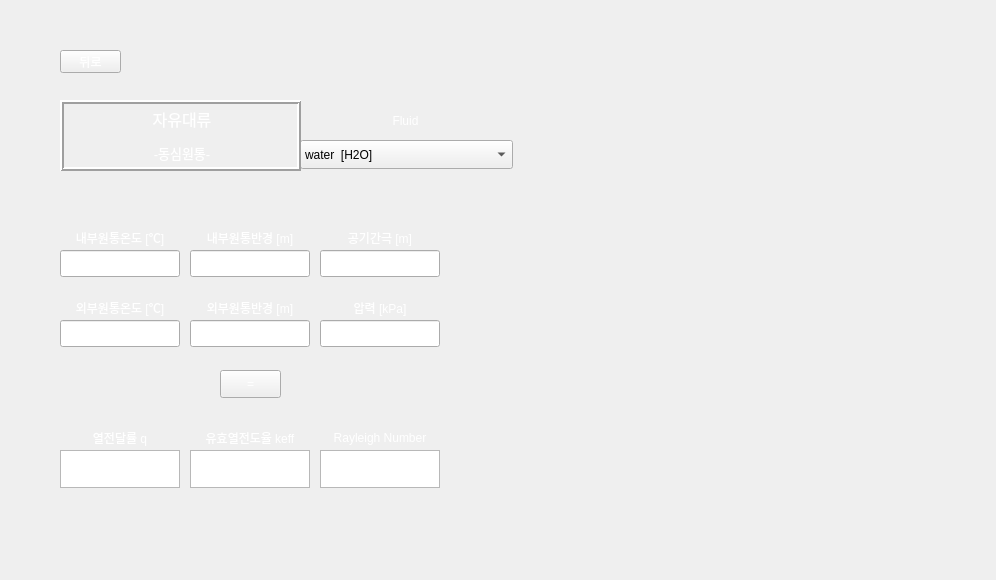
<?xml version="1.0" encoding="UTF-8"?>
<ui version="4.0">
 <class>Form</class>
 <widget class="QWidget" name="Form">
  <property name="geometry">
   <rect>
    <x>0</x>
    <y>0</y>
    <width>996</width>
    <height>580</height>
   </rect>
  </property>
  <property name="minimumSize">
   <size>
    <width>996</width>
    <height>580</height>
   </size>
  </property>
  <property name="maximumSize">
   <size>
    <width>996</width>
    <height>580</height>
   </size>
  </property>
  <property name="windowTitle">
   <string>Form</string>
  </property>
  <property name="styleSheet">
   <string notr="true">background-image: url(:/background/하얀거.png);</string>
  </property>
  <widget class="QPushButton" name="pushButton">
   <property name="geometry">
    <rect>
     <x>60</x>
     <y>50</y>
     <width>61</width>
     <height>23</height>
    </rect>
   </property>
   <property name="styleSheet">
    <string notr="true">QPushButton {
color: qlineargradient(spread:pad, x1:0, y1:1, x2:1, y2:0, stop:0 rgba(255, 255, 255, 255), stop:1 rgba(255, 255, 255, 255));
background-image: url(:/background/버튼2.png);
font: 10pt &quot;맑은 고딕&quot;;
}
QPushButton:hover{
border-image: url(:/background/버튼클릭2.png);
}</string>
   </property>
   <property name="text">
    <string>뒤로</string>
   </property>
  </widget>
  <widget class="QLineEdit" name="lineEdit">
   <property name="geometry">
    <rect>
     <x>60</x>
     <y>250</y>
     <width>120</width>
     <height>27</height>
    </rect>
   </property>
   <property name="styleSheet">
    <string notr="true">font: 12pt &quot;맑은 고딕&quot;;
background-image: url(:/background/하얀거.png);</string>
   </property>
  </widget>
  <widget class="QLineEdit" name="lineEdit_2">
   <property name="geometry">
    <rect>
     <x>60</x>
     <y>320</y>
     <width>120</width>
     <height>27</height>
    </rect>
   </property>
   <property name="styleSheet">
    <string notr="true">font: 12pt &quot;맑은 고딕&quot;;
background-image: url(:/background/하얀거.png);</string>
   </property>
  </widget>
  <widget class="QLineEdit" name="lineEdit_3">
   <property name="geometry">
    <rect>
     <x>190</x>
     <y>250</y>
     <width>120</width>
     <height>27</height>
    </rect>
   </property>
   <property name="styleSheet">
    <string notr="true">font: 12pt &quot;맑은 고딕&quot;;
background-image: url(:/background/하얀거.png);</string>
   </property>
  </widget>
  <widget class="QLineEdit" name="lineEdit_4">
   <property name="geometry">
    <rect>
     <x>190</x>
     <y>320</y>
     <width>120</width>
     <height>27</height>
    </rect>
   </property>
   <property name="styleSheet">
    <string notr="true">font: 12pt &quot;맑은 고딕&quot;;
background-image: url(:/background/하얀거.png);</string>
   </property>
  </widget>
  <widget class="QLineEdit" name="lineEdit_5">
   <property name="geometry">
    <rect>
     <x>320</x>
     <y>250</y>
     <width>120</width>
     <height>27</height>
    </rect>
   </property>
   <property name="styleSheet">
    <string notr="true">font: 12pt &quot;맑은 고딕&quot;;
background-image: url(:/background/하얀거.png);</string>
   </property>
  </widget>
  <widget class="QLineEdit" name="lineEdit_6">
   <property name="geometry">
    <rect>
     <x>320</x>
     <y>320</y>
     <width>120</width>
     <height>27</height>
    </rect>
   </property>
   <property name="styleSheet">
    <string notr="true">font: 12pt &quot;맑은 고딕&quot;;
background-image: url(:/background/하얀거.png);</string>
   </property>
  </widget>
  <widget class="QPushButton" name="pushButton_2">
   <property name="geometry">
    <rect>
     <x>220</x>
     <y>370</y>
     <width>61</width>
     <height>28</height>
    </rect>
   </property>
   <property name="styleSheet">
    <string notr="true">QPushButton {
color: qlineargradient(spread:pad, x1:0, y1:1, x2:1, y2:0, stop:0 rgba(255, 255, 255, 255), stop:1 rgba(255, 255, 255, 255));
background-image: url(:/background/버튼2.png);
font: 10pt &quot;맑은 고딕&quot;;
}
QPushButton:hover{
border-image: url(:/background/버튼클릭2.png);
}</string>
   </property>
   <property name="text">
    <string>=</string>
   </property>
  </widget>
  <widget class="QTextBrowser" name="textBrowser">
   <property name="geometry">
    <rect>
     <x>60</x>
     <y>450</y>
     <width>120</width>
     <height>38</height>
    </rect>
   </property>
   <property name="sizePolicy">
    <sizepolicy hsizetype="Expanding" vsizetype="Preferred">
     <horstretch>0</horstretch>
     <verstretch>0</verstretch>
    </sizepolicy>
   </property>
   <property name="maximumSize">
    <size>
     <width>16777215</width>
     <height>38</height>
    </size>
   </property>
   <property name="styleSheet">
    <string notr="true">font: 12pt &quot;맑은 고딕&quot;;
background-image: url(:/background/하얀거.png);</string>
   </property>
  </widget>
  <widget class="QTextBrowser" name="textBrowser_2">
   <property name="geometry">
    <rect>
     <x>190</x>
     <y>450</y>
     <width>120</width>
     <height>38</height>
    </rect>
   </property>
   <property name="sizePolicy">
    <sizepolicy hsizetype="Expanding" vsizetype="Preferred">
     <horstretch>0</horstretch>
     <verstretch>0</verstretch>
    </sizepolicy>
   </property>
   <property name="maximumSize">
    <size>
     <width>16777215</width>
     <height>38</height>
    </size>
   </property>
   <property name="styleSheet">
    <string notr="true">font: 12pt &quot;맑은 고딕&quot;;
background-image: url(:/background/하얀거.png);</string>
   </property>
  </widget>
  <widget class="QTextBrowser" name="textBrowser_3">
   <property name="geometry">
    <rect>
     <x>320</x>
     <y>450</y>
     <width>120</width>
     <height>38</height>
    </rect>
   </property>
   <property name="sizePolicy">
    <sizepolicy hsizetype="Expanding" vsizetype="Preferred">
     <horstretch>0</horstretch>
     <verstretch>0</verstretch>
    </sizepolicy>
   </property>
   <property name="maximumSize">
    <size>
     <width>16777215</width>
     <height>38</height>
    </size>
   </property>
   <property name="styleSheet">
    <string notr="true">font: 12pt &quot;맑은 고딕&quot;;
background-image: url(:/background/하얀거.png);</string>
   </property>
  </widget>
  <widget class="QLabel" name="label">
   <property name="geometry">
    <rect>
     <x>60</x>
     <y>220</y>
     <width>120</width>
     <height>35</height>
    </rect>
   </property>
   <property name="styleSheet">
    <string notr="true">color: qlineargradient(spread:pad, x1:0, y1:1, x2:1, y2:0, stop:0 rgba(255, 255, 255, 255), stop:1 rgba(255, 255, 255, 255));
background-image: url(:/background/버튼2.png);
font: 8pt &quot;맑은 고딕&quot;;</string>
   </property>
   <property name="text">
    <string>내부원통온도 [℃]</string>
   </property>
   <property name="alignment">
    <set>Qt::AlignCenter</set>
   </property>
  </widget>
  <widget class="QLabel" name="label_2">
   <property name="geometry">
    <rect>
     <x>60</x>
     <y>290</y>
     <width>120</width>
     <height>35</height>
    </rect>
   </property>
   <property name="styleSheet">
    <string notr="true">color: qlineargradient(spread:pad, x1:0, y1:1, x2:1, y2:0, stop:0 rgba(255, 255, 255, 255), stop:1 rgba(255, 255, 255, 255));
background-image: url(:/background/버튼2.png);
font: 8pt &quot;맑은 고딕&quot;;</string>
   </property>
   <property name="text">
    <string>외부원통온도 [℃]</string>
   </property>
   <property name="alignment">
    <set>Qt::AlignCenter</set>
   </property>
  </widget>
  <widget class="QLabel" name="label_3">
   <property name="geometry">
    <rect>
     <x>190</x>
     <y>220</y>
     <width>120</width>
     <height>35</height>
    </rect>
   </property>
   <property name="styleSheet">
    <string notr="true">color: qlineargradient(spread:pad, x1:0, y1:1, x2:1, y2:0, stop:0 rgba(255, 255, 255, 255), stop:1 rgba(255, 255, 255, 255));
background-image: url(:/background/버튼2.png);
font: 8pt &quot;맑은 고딕&quot;;</string>
   </property>
   <property name="text">
    <string>내부원통반경 [m]</string>
   </property>
   <property name="alignment">
    <set>Qt::AlignCenter</set>
   </property>
  </widget>
  <widget class="QLabel" name="label_4">
   <property name="geometry">
    <rect>
     <x>190</x>
     <y>290</y>
     <width>120</width>
     <height>35</height>
    </rect>
   </property>
   <property name="styleSheet">
    <string notr="true">color: qlineargradient(spread:pad, x1:0, y1:1, x2:1, y2:0, stop:0 rgba(255, 255, 255, 255), stop:1 rgba(255, 255, 255, 255));
background-image: url(:/background/버튼2.png);
font: 8pt &quot;맑은 고딕&quot;;</string>
   </property>
   <property name="text">
    <string>외부원통반경 [m]</string>
   </property>
   <property name="alignment">
    <set>Qt::AlignCenter</set>
   </property>
  </widget>
  <widget class="QLabel" name="label_5">
   <property name="geometry">
    <rect>
     <x>320</x>
     <y>220</y>
     <width>120</width>
     <height>35</height>
    </rect>
   </property>
   <property name="styleSheet">
    <string notr="true">color: qlineargradient(spread:pad, x1:0, y1:1, x2:1, y2:0, stop:0 rgba(255, 255, 255, 255), stop:1 rgba(255, 255, 255, 255));
background-image: url(:/background/버튼2.png);
font: 8pt &quot;맑은 고딕&quot;;</string>
   </property>
   <property name="text">
    <string>공기간극 [m]</string>
   </property>
   <property name="alignment">
    <set>Qt::AlignCenter</set>
   </property>
  </widget>
  <widget class="QLabel" name="label_6">
   <property name="geometry">
    <rect>
     <x>320</x>
     <y>290</y>
     <width>120</width>
     <height>35</height>
    </rect>
   </property>
   <property name="styleSheet">
    <string notr="true">color: qlineargradient(spread:pad, x1:0, y1:1, x2:1, y2:0, stop:0 rgba(255, 255, 255, 255), stop:1 rgba(255, 255, 255, 255));
background-image: url(:/background/버튼2.png);
font: 8pt &quot;맑은 고딕&quot;;</string>
   </property>
   <property name="text">
    <string>압력 [kPa]</string>
   </property>
   <property name="alignment">
    <set>Qt::AlignCenter</set>
   </property>
  </widget>
  <widget class="QLabel" name="label_7">
   <property name="geometry">
    <rect>
     <x>190</x>
     <y>420</y>
     <width>120</width>
     <height>35</height>
    </rect>
   </property>
   <property name="styleSheet">
    <string notr="true">color: qlineargradient(spread:pad, x1:0, y1:1, x2:1, y2:0, stop:0 rgba(255, 255, 255, 255), stop:1 rgba(255, 255, 255, 255));
background-image: url(:/background/버튼2.png);
font: 8pt &quot;맑은 고딕&quot;;</string>
   </property>
   <property name="text">
    <string>유효열전도율 keff</string>
   </property>
   <property name="alignment">
    <set>Qt::AlignCenter</set>
   </property>
  </widget>
  <widget class="QLabel" name="label_8">
   <property name="geometry">
    <rect>
     <x>60</x>
     <y>420</y>
     <width>120</width>
     <height>35</height>
    </rect>
   </property>
   <property name="styleSheet">
    <string notr="true">color: qlineargradient(spread:pad, x1:0, y1:1, x2:1, y2:0, stop:0 rgba(255, 255, 255, 255), stop:1 rgba(255, 255, 255, 255));
background-image: url(:/background/버튼2.png);
font: 8pt &quot;맑은 고딕&quot;;</string>
   </property>
   <property name="text">
    <string>열전달률 q</string>
   </property>
   <property name="alignment">
    <set>Qt::AlignCenter</set>
   </property>
  </widget>
  <widget class="QLabel" name="label_9">
   <property name="geometry">
    <rect>
     <x>320</x>
     <y>420</y>
     <width>120</width>
     <height>35</height>
    </rect>
   </property>
   <property name="styleSheet">
    <string notr="true">color: qlineargradient(spread:pad, x1:0, y1:1, x2:1, y2:0, stop:0 rgba(255, 255, 255, 255), stop:1 rgba(255, 255, 255, 255));
background-image: url(:/background/버튼2.png);
font: 8pt &quot;맑은 고딕&quot;;</string>
   </property>
   <property name="text">
    <string>Rayleigh Number</string>
   </property>
   <property name="alignment">
    <set>Qt::AlignCenter</set>
   </property>
  </widget>
  <widget class="QLabel" name="label_10">
   <property name="geometry">
    <rect>
     <x>300</x>
     <y>102</y>
     <width>211</width>
     <height>38</height>
    </rect>
   </property>
   <property name="styleSheet">
    <string notr="true">color: qlineargradient(spread:pad, x1:0, y1:1, x2:1, y2:0, stop:0 rgba(255, 255, 255, 255), stop:1 rgba(255, 255, 255, 255));
background-image: url(:/background/버튼2.png);
font: 12pt &quot;맑은 고딕&quot;;</string>
   </property>
   <property name="text">
    <string>Fluid</string>
   </property>
   <property name="alignment">
    <set>Qt::AlignCenter</set>
   </property>
  </widget>
  <widget class="QLabel" name="label_11">
   <property name="geometry">
    <rect>
     <x>0</x>
     <y>0</y>
     <width>996</width>
     <height>580</height>
    </rect>
   </property>
   <property name="styleSheet">
    <string notr="true">image: url(:/background/배경2.png);</string>
   </property>
   <property name="text">
    <string/>
   </property>
  </widget>
  <widget class="QLabel" name="label_12">
   <property name="geometry">
    <rect>
     <x>530</x>
     <y>40</y>
     <width>421</width>
     <height>501</height>
    </rect>
   </property>
   <property name="styleSheet">
    <string notr="true">image: url(:/background/fc concentric cylinder.PNG);</string>
   </property>
   <property name="text">
    <string/>
   </property>
  </widget>
  <widget class="QLabel" name="label_13">
   <property name="geometry">
    <rect>
     <x>540</x>
     <y>350</y>
     <width>401</width>
     <height>161</height>
    </rect>
   </property>
   <property name="styleSheet">
    <string notr="true">image: url(:/background/fc concentric cylinder-2.PNG);</string>
   </property>
   <property name="text">
    <string/>
   </property>
  </widget>
  <widget class="QComboBox" name="comboBox">
   <property name="geometry">
    <rect>
     <x>300</x>
     <y>140</y>
     <width>213</width>
     <height>29</height>
    </rect>
   </property>
   <property name="styleSheet">
    <string notr="true">background-image: url(:/background/하얀거.png);
font: 10pt &quot;맑은 고딕&quot;;</string>
   </property>
   <item>
    <property name="text">
     <string>water  [H2O]</string>
    </property>
   </item>
   <item>
    <property name="text">
     <string>air</string>
    </property>
   </item>
   <item>
    <property name="text">
     <string>1-Butene  [C4H8]</string>
    </property>
   </item>
   <item>
    <property name="text">
     <string>Acetone  [C3H6O]</string>
    </property>
   </item>
   <item>
    <property name="text">
     <string>Ammonia  [NH3]</string>
    </property>
   </item>
   <item>
    <property name="text">
     <string>Argon  [Ar]</string>
    </property>
   </item>
   <item>
    <property name="text">
     <string>Benzene  [C6H6]</string>
    </property>
   </item>
   <item>
    <property name="text">
     <string>CarbonDioxide  [CO2]</string>
    </property>
   </item>
   <item>
    <property name="text">
     <string>CarbonMonoxide  [CO]</string>
    </property>
   </item>
   <item>
    <property name="text">
     <string>CarbonylSulfide  [COS]</string>
    </property>
   </item>
   <item>
    <property name="text">
     <string>CycloHexane  [C6H12]</string>
    </property>
   </item>
   <item>
    <property name="text">
     <string>CycloPropane  [C3H6]</string>
    </property>
   </item>
   <item>
    <property name="text">
     <string>Cyclopentane  [C5H10]</string>
    </property>
   </item>
   <item>
    <property name="text">
     <string>D4  [C8H24O4Si4]</string>
    </property>
   </item>
   <item>
    <property name="text">
     <string>D5  [C10H30O5Si5]</string>
    </property>
   </item>
   <item>
    <property name="text">
     <string>D6  [C12H36O6Si6]</string>
    </property>
   </item>
   <item>
    <property name="text">
     <string>Deuterium  [D2]</string>
    </property>
   </item>
   <item>
    <property name="text">
     <string>Dichloroethane  [C2Cl2H4]</string>
    </property>
   </item>
   <item>
    <property name="text">
     <string>DiethylEther  [C4H10O]</string>
    </property>
   </item>
   <item>
    <property name="text">
     <string>DimethylCarbonate  [C3H6O3]</string>
    </property>
   </item>
   <item>
    <property name="text">
     <string>DimethylEther  [C2H6O]</string>
    </property>
   </item>
   <item>
    <property name="text">
     <string>Ethane  [C2H6]</string>
    </property>
   </item>
   <item>
    <property name="text">
     <string>Ethanol  [C2H6O]</string>
    </property>
   </item>
   <item>
    <property name="text">
     <string>EthylBenzene  [C8H10]</string>
    </property>
   </item>
   <item>
    <property name="text">
     <string>Ethylene  [C2H4]</string>
    </property>
   </item>
   <item>
    <property name="text">
     <string>EthyleneOxide  [C2H4O]</string>
    </property>
   </item>
   <item>
    <property name="text">
     <string>Fluorine  [F2]</string>
    </property>
   </item>
   <item>
    <property name="text">
     <string>HFE143m  [C2F3H3O]</string>
    </property>
   </item>
   <item>
    <property name="text">
     <string>HeavyWater  [D2O]</string>
    </property>
   </item>
   <item>
    <property name="text">
     <string>Helium  [He]</string>
    </property>
   </item>
   <item>
    <property name="text">
     <string>Hydrogen  [H2]</string>
    </property>
   </item>
   <item>
    <property name="text">
     <string>HydrogenChloride  [ClH]</string>
    </property>
   </item>
   <item>
    <property name="text">
     <string>HydrogenSulfide  [H2S]</string>
    </property>
   </item>
   <item>
    <property name="text">
     <string>IsoButane  [C4H10]</string>
    </property>
   </item>
   <item>
    <property name="text">
     <string>IsoButene  [C4H8]</string>
    </property>
   </item>
   <item>
    <property name="text">
     <string>Isohexane  [C6H14]</string>
    </property>
   </item>
   <item>
    <property name="text">
     <string>Isopentane  [C5H12]</string>
    </property>
   </item>
   <item>
    <property name="text">
     <string>Krypton  [Kr]</string>
    </property>
   </item>
   <item>
    <property name="text">
     <string>MD2M  [C10H30O3Si4]</string>
    </property>
   </item>
   <item>
    <property name="text">
     <string>MD3M  [C12H36O4Si5]</string>
    </property>
   </item>
   <item>
    <property name="text">
     <string>MD4M  [C14H42O5Si6]</string>
    </property>
   </item>
   <item>
    <property name="text">
     <string>MDM  [C8H24O2Si3]</string>
    </property>
   </item>
   <item>
    <property name="text">
     <string>MM  [C6H18OSi2]</string>
    </property>
   </item>
   <item>
    <property name="text">
     <string>Methane  [CH4]</string>
    </property>
   </item>
   <item>
    <property name="text">
     <string>Methanol  [CH4O]</string>
    </property>
   </item>
   <item>
    <property name="text">
     <string>MethylLinoleate  [C19H34O2]</string>
    </property>
   </item>
   <item>
    <property name="text">
     <string>MethylLinolenate  [C19H32O2]</string>
    </property>
   </item>
   <item>
    <property name="text">
     <string>MethylOleate  [C19H36O2]</string>
    </property>
   </item>
   <item>
    <property name="text">
     <string>MethylPalmitate  [C17H34O2]</string>
    </property>
   </item>
   <item>
    <property name="text">
     <string>MethylStearate  [C19H38O2]</string>
    </property>
   </item>
   <item>
    <property name="text">
     <string>Neon  [Ne]</string>
    </property>
   </item>
   <item>
    <property name="text">
     <string>Neopentane  [C5H12]</string>
    </property>
   </item>
   <item>
    <property name="text">
     <string>Nitrogen  [N2]</string>
    </property>
   </item>
   <item>
    <property name="text">
     <string>NitrousOxide  [N2O]</string>
    </property>
   </item>
   <item>
    <property name="text">
     <string>Novec649  [C6F12O]</string>
    </property>
   </item>
   <item>
    <property name="text">
     <string>OrthoDeuterium</string>
    </property>
   </item>
   <item>
    <property name="text">
     <string>OrthoHydrogen</string>
    </property>
   </item>
   <item>
    <property name="text">
     <string>Oxygen  [O2]</string>
    </property>
   </item>
   <item>
    <property name="text">
     <string>ParaDeuterium</string>
    </property>
   </item>
   <item>
    <property name="text">
     <string>ParaHydrogen</string>
    </property>
   </item>
   <item>
    <property name="text">
     <string>Propylene  [C3H6]</string>
    </property>
   </item>
   <item>
    <property name="text">
     <string>Propyne  [C3H4]</string>
    </property>
   </item>
   <item>
    <property name="text">
     <string>R11</string>
    </property>
   </item>
   <item>
    <property name="text">
     <string>R113</string>
    </property>
   </item>
   <item>
    <property name="text">
     <string>R114</string>
    </property>
   </item>
   <item>
    <property name="text">
     <string>R115</string>
    </property>
   </item>
   <item>
    <property name="text">
     <string>R116</string>
    </property>
   </item>
   <item>
    <property name="text">
     <string>R12</string>
    </property>
   </item>
   <item>
    <property name="text">
     <string>R123</string>
    </property>
   </item>
   <item>
    <property name="text">
     <string>R1233zd(E)</string>
    </property>
   </item>
   <item>
    <property name="text">
     <string>R1234yf</string>
    </property>
   </item>
   <item>
    <property name="text">
     <string>R1234ze(E)</string>
    </property>
   </item>
   <item>
    <property name="text">
     <string>R1234ze(Z)</string>
    </property>
   </item>
   <item>
    <property name="text">
     <string>R124</string>
    </property>
   </item>
   <item>
    <property name="text">
     <string>R1243zf</string>
    </property>
   </item>
   <item>
    <property name="text">
     <string>R125</string>
    </property>
   </item>
   <item>
    <property name="text">
     <string>R13</string>
    </property>
   </item>
   <item>
    <property name="text">
     <string>R134a</string>
    </property>
   </item>
   <item>
    <property name="text">
     <string>R13l1</string>
    </property>
   </item>
   <item>
    <property name="text">
     <string>R14</string>
    </property>
   </item>
   <item>
    <property name="text">
     <string>R141b</string>
    </property>
   </item>
   <item>
    <property name="text">
     <string>R142b</string>
    </property>
   </item>
   <item>
    <property name="text">
     <string>R143a</string>
    </property>
   </item>
   <item>
    <property name="text">
     <string>R152A</string>
    </property>
   </item>
   <item>
    <property name="text">
     <string>R161</string>
    </property>
   </item>
   <item>
    <property name="text">
     <string>R21</string>
    </property>
   </item>
   <item>
    <property name="text">
     <string>R218</string>
    </property>
   </item>
   <item>
    <property name="text">
     <string>R22</string>
    </property>
   </item>
   <item>
    <property name="text">
     <string>R227EA</string>
    </property>
   </item>
   <item>
    <property name="text">
     <string>R23</string>
    </property>
   </item>
   <item>
    <property name="text">
     <string>R236EA</string>
    </property>
   </item>
   <item>
    <property name="text">
     <string>R236FA</string>
    </property>
   </item>
   <item>
    <property name="text">
     <string>R245ca</string>
    </property>
   </item>
   <item>
    <property name="text">
     <string>R245fa</string>
    </property>
   </item>
   <item>
    <property name="text">
     <string>R32</string>
    </property>
   </item>
   <item>
    <property name="text">
     <string>R365MFC</string>
    </property>
   </item>
   <item>
    <property name="text">
     <string>R40</string>
    </property>
   </item>
   <item>
    <property name="text">
     <string>R404A</string>
    </property>
   </item>
   <item>
    <property name="text">
     <string>R407C</string>
    </property>
   </item>
   <item>
    <property name="text">
     <string>R41</string>
    </property>
   </item>
   <item>
    <property name="text">
     <string>R410A</string>
    </property>
   </item>
   <item>
    <property name="text">
     <string>R507A</string>
    </property>
   </item>
   <item>
    <property name="text">
     <string>RC318</string>
    </property>
   </item>
   <item>
    <property name="text">
     <string>SES36</string>
    </property>
   </item>
   <item>
    <property name="text">
     <string>SulfurDioxide  [O2S]</string>
    </property>
   </item>
   <item>
    <property name="text">
     <string>SulfurHexafluoride  [F6S]</string>
    </property>
   </item>
   <item>
    <property name="text">
     <string>Toluene  [C7H8]</string>
    </property>
   </item>
   <item>
    <property name="text">
     <string>Xenon  [Xe]</string>
    </property>
   </item>
   <item>
    <property name="text">
     <string>cis-2-Butene  [C4H8]</string>
    </property>
   </item>
   <item>
    <property name="text">
     <string>m-Xylene  [C8H10]</string>
    </property>
   </item>
   <item>
    <property name="text">
     <string>n-Butane  [C4H10]</string>
    </property>
   </item>
   <item>
    <property name="text">
     <string>n-Decane  [C10H22]</string>
    </property>
   </item>
   <item>
    <property name="text">
     <string>n-Dodecane  [C12H26]</string>
    </property>
   </item>
   <item>
    <property name="text">
     <string>n-Heptane  [C7H16]</string>
    </property>
   </item>
   <item>
    <property name="text">
     <string>n-Hexane  [C6H14]</string>
    </property>
   </item>
   <item>
    <property name="text">
     <string>n-Nonane  [C9H20]</string>
    </property>
   </item>
   <item>
    <property name="text">
     <string>n-Octane  [C8H18]</string>
    </property>
   </item>
   <item>
    <property name="text">
     <string>n-Pentane  [C5H12]</string>
    </property>
   </item>
   <item>
    <property name="text">
     <string>n-Propane  [C3H8]</string>
    </property>
   </item>
   <item>
    <property name="text">
     <string>n-Undecane  [C11H24]</string>
    </property>
   </item>
   <item>
    <property name="text">
     <string>o-Xylene  [C8H10]</string>
    </property>
   </item>
   <item>
    <property name="text">
     <string>p-Xylene  [C8H10]</string>
    </property>
   </item>
   <item>
    <property name="text">
     <string>trans-2-Butene  [C4H8]</string>
    </property>
   </item>
  </widget>
  <widget class="QLabel" name="label_14">
   <property name="geometry">
    <rect>
     <x>60</x>
     <y>100</y>
     <width>241</width>
     <height>71</height>
    </rect>
   </property>
   <property name="styleSheet">
    <string notr="true">font: 10pt &quot;맑은 고딕&quot;;
color: rgb(255, 255, 255);
background-image: url(:/background/버튼2.png);</string>
   </property>
   <property name="frameShape">
    <enum>QFrame::Box</enum>
   </property>
   <property name="frameShadow">
    <enum>QFrame::Raised</enum>
   </property>
   <property name="lineWidth">
    <number>2</number>
   </property>
   <property name="text">
    <string>&lt;!DOCTYPE HTML PUBLIC &quot;-//W3C//DTD HTML 4.0//EN&quot; &quot;http://www.w3.org/TR/REC-html40/strict.dtd&quot;&gt;
&lt;html&gt;&lt;head&gt;&lt;meta name=&quot;qrichtext&quot; content=&quot;1&quot; /&gt;&lt;style type=&quot;text/css&quot;&gt;
p, li { white-space: pre-wrap; }
&lt;/style&gt;&lt;/head&gt;&lt;body style=&quot; font-family:'맑은 고딕'; font-size:10pt; font-weight:400; font-style:normal;&quot;&gt;
&lt;p align=&quot;center&quot; style=&quot; margin-top:12px; margin-bottom:12px; margin-left:0px; margin-right:0px; -qt-block-indent:0; text-indent:0px;&quot;&gt;&lt;span style=&quot; font-size:12pt;&quot;&gt;자유대류&lt;/span&gt;&lt;/p&gt;
&lt;p align=&quot;center&quot; style=&quot; margin-top:12px; margin-bottom:12px; margin-left:0px; margin-right:0px; -qt-block-indent:0; text-indent:0px;&quot;&gt;-동심원통-&lt;/p&gt;&lt;/body&gt;&lt;/html&gt;</string>
   </property>
   <property name="buddy">
    <cstring>pushButton</cstring>
   </property>
  </widget>
  <zorder>label_11</zorder>
  <zorder>pushButton</zorder>
  <zorder>pushButton_2</zorder>
  <zorder>textBrowser</zorder>
  <zorder>textBrowser_2</zorder>
  <zorder>textBrowser_3</zorder>
  <zorder>label</zorder>
  <zorder>label_2</zorder>
  <zorder>label_3</zorder>
  <zorder>label_4</zorder>
  <zorder>label_5</zorder>
  <zorder>label_6</zorder>
  <zorder>label_7</zorder>
  <zorder>label_8</zorder>
  <zorder>label_9</zorder>
  <zorder>label_10</zorder>
  <zorder>label_12</zorder>
  <zorder>label_13</zorder>
  <zorder>lineEdit</zorder>
  <zorder>lineEdit_4</zorder>
  <zorder>lineEdit_6</zorder>
  <zorder>lineEdit_2</zorder>
  <zorder>lineEdit_3</zorder>
  <zorder>lineEdit_5</zorder>
  <zorder>comboBox</zorder>
  <zorder>label_14</zorder>
 </widget>
 <resources>
  <include location="../resource/resources.qrc"/>
 </resources>
 <connections/>
</ui>
